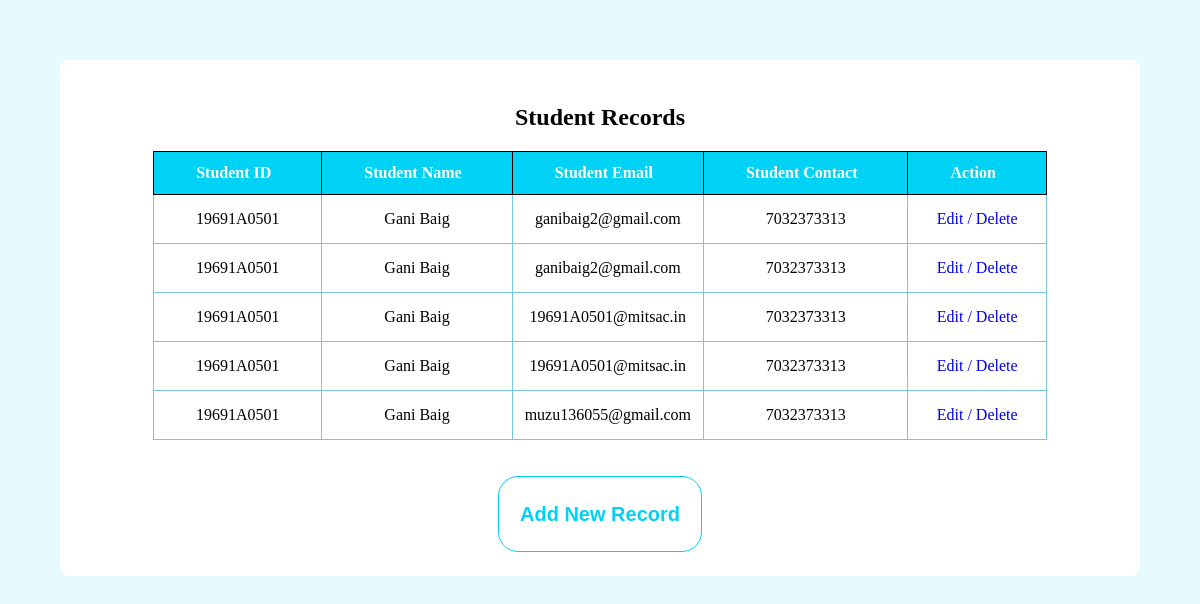
The page /show on the database as committed earlier.
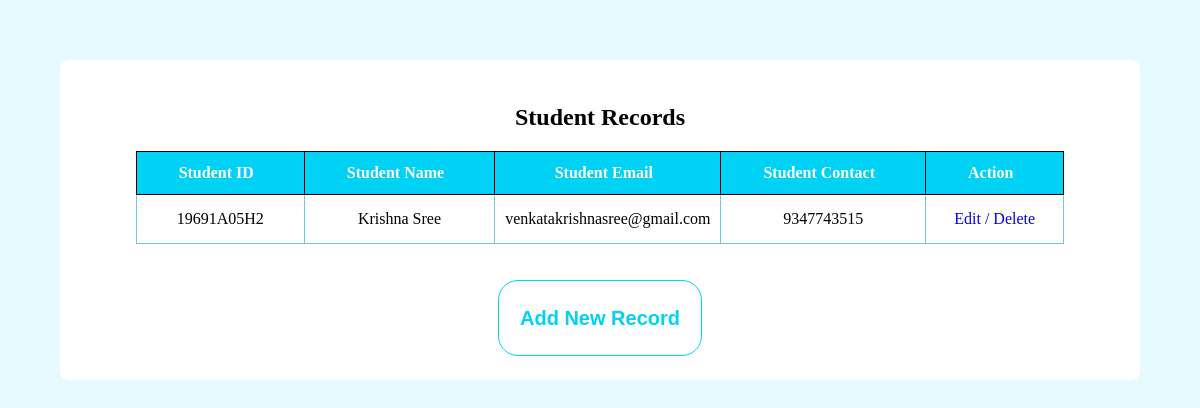
The same page on the database as committed later.
### employee/models.py (models this page shows, shortened)
class Employee(models.Model):
    eid = models.CharField(max_length=20)
    ename = models.CharField(max_length=100)
    eemail = models.EmailField()
    econtact = models.CharField(max_length=15)
    class Meta:
        db_table = "employee"

### employee/views.py (the view)
# urls.py: path('show',views.show),
def show(request):
    employees = Employee.objects.all()
    return render(request,"show.html",{'employees':employees})

### employee/templates/show.html (shortened to what this page needs)
<!DOCTYPE html>
<html lang="en">
<head>
    {% load static %}
    <link rel="stylesheet" href="{% static 'css/style.css' %}">
</head>
<body>
    <div class="centerdiv">
    <h2>Student Records</h2>
    <table>
        <thead>
            <tr>
                <th><span>Student ID</span></th>
                <th><span>Student Name</span></th>
                <th><span>Student Email</span></th>
                <th><span>Student Contact</span></th>
                <th><span>Action</span></th>
            </tr>
        </thead>
        <tbody>
            {% for employee in employees %}
            <tr>
                <td>{{ employee.eid }}</td>
                <td>{{employee.ename}}</td>
                <td>{{employee.eemail}}</td>
                <td>{{employee.econtact}}</td>
                <td>
                    <a href="/edit/{{ employee.id }}">Edit /  </a>
                    <a href="/delete/{{employee.id}}">Delete</a>
                </td>
            </tr>
            {% endfor %}
        </tbody>
    </table>
    <br>
    <br>
    <button><a style="color:rgb(0, 210, 246)" href="/">Add New Record</a></button>
</div>
</body>
</html>

### employee/static/css/style.css (style rules this page uses)
body { background: #eee; height: 100%; margin: 25px 0; }
button { display:flex; justify-content: space-around; font-size: 20px; font-weight: 700; border:1px rgb(0,210,246) solid; padding: 2.5% 2%; border-radius: 20px; color: rgb(0,210,246);; transition-duration: 0.4s; background-color: white; text-decoration:none }
table, th, td { border: 1px solid rgb(118, 200, 221); }
th { border: 1px solid rgb(0, 0, 0); }
th { background-color:rgb(0,210,246) ; color: white; }
table { border-collapse: collapse; border-spacing: 0; }
thead { cursor: pointer; background: #c9dff0; }
thead tr th { font-weight: bold; padding: 12px 30px; padding-left: 42px; }
thead tr th span { padding-right: 20px; background-repeat: no-repeat; background-position: 100% 100%; }
tbody tr td { text-align: center; padding: 15px 10px; }
a { text-decoration: none; }
.centerdiv { display: flex; flex-direction: column; align-items: center; justify-content: center; background-color: white; border-radius: 9px; margin :5%; padding: 2%; }
body { background-color: rgb(230, 250, 255); ; }

Rows that differ between the two databases and show on the page:
removed Employee: eid "19691A0501", ename "Gani Baig", eemail "ganibaig2@gmail.com", econtact "7032373313"
removed Employee: eid "19691A0501", ename "Gani Baig", eemail "ganibaig2@gmail.com", econtact "7032373313"
removed Employee: eid "19691A0501", ename "Gani Baig", eemail "19691A0501@mitsac.in", econtact "7032373313"
removed Employee: eid "19691A0501", ename "Gani Baig", eemail "19691A0501@mitsac.in", econtact "7032373313"
removed Employee: eid "19691A0501", ename "Gani Baig", eemail "muzu136055@gmail.com", econtact "7032373313"
added Employee: eid "19691A05H2", ename "Krishna Sree", eemail "venkatakrishnasree@gmail.com", econtact "9347743515"
